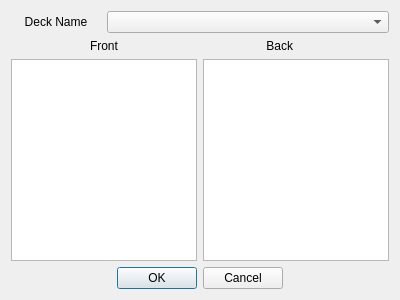
<?xml version="1.0" encoding="UTF-8"?>
<ui version="4.0">
 <class>addcard</class>
 <widget class="QDialog" name="addcard">
  <property name="geometry">
   <rect>
    <x>0</x>
    <y>0</y>
    <width>400</width>
    <height>300</height>
   </rect>
  </property>
  <property name="windowTitle">
   <string>Dialog</string>
  </property>
  <layout class="QGridLayout" name="gridLayout_2">
   <item row="2" column="0" colspan="2">
    <widget class="QTextEdit" name="textEdit_front"/>
   </item>
   <item row="2" column="2" colspan="2">
    <widget class="QTextEdit" name="textEdit_back"/>
   </item>
   <item row="1" column="2">
    <widget class="QLabel" name="label_backName">
     <property name="text">
      <string>Back</string>
     </property>
     <property name="alignment">
      <set>Qt::AlignRight|Qt::AlignTrailing|Qt::AlignVCenter</set>
     </property>
    </widget>
   </item>
   <item row="3" column="1" colspan="2">
    <widget class="QDialogButtonBox" name="buttonBox">
     <property name="orientation">
      <enum>Qt::Horizontal</enum>
     </property>
     <property name="standardButtons">
      <set>QDialogButtonBox::Cancel|QDialogButtonBox::Ok</set>
     </property>
     <property name="centerButtons">
      <bool>true</bool>
     </property>
    </widget>
   </item>
   <item row="1" column="0" colspan="2">
    <widget class="QLabel" name="label_frontName">
     <property name="text">
      <string>Front</string>
     </property>
     <property name="alignment">
      <set>Qt::AlignCenter</set>
     </property>
    </widget>
   </item>
   <item row="0" column="0">
    <widget class="QLabel" name="label_deckName">
     <property name="layoutDirection">
      <enum>Qt::LeftToRight</enum>
     </property>
     <property name="text">
      <string>Deck Name</string>
     </property>
     <property name="alignment">
      <set>Qt::AlignCenter</set>
     </property>
    </widget>
   </item>
   <item row="0" column="1" colspan="3">
    <widget class="QComboBox" name="comboBox_deck"/>
   </item>
  </layout>
 </widget>
 <resources/>
 <connections>
  <connection>
   <sender>buttonBox</sender>
   <signal>accepted()</signal>
   <receiver>addcard</receiver>
   <slot>accept()</slot>
   <hints>
    <hint type="sourcelabel">
     <x>248</x>
     <y>254</y>
    </hint>
    <hint type="destinationlabel">
     <x>157</x>
     <y>274</y>
    </hint>
   </hints>
  </connection>
  <connection>
   <sender>buttonBox</sender>
   <signal>rejected()</signal>
   <receiver>addcard</receiver>
   <slot>reject()</slot>
   <hints>
    <hint type="sourcelabel">
     <x>316</x>
     <y>260</y>
    </hint>
    <hint type="destinationlabel">
     <x>286</x>
     <y>274</y>
    </hint>
   </hints>
  </connection>
 </connections>
</ui>
